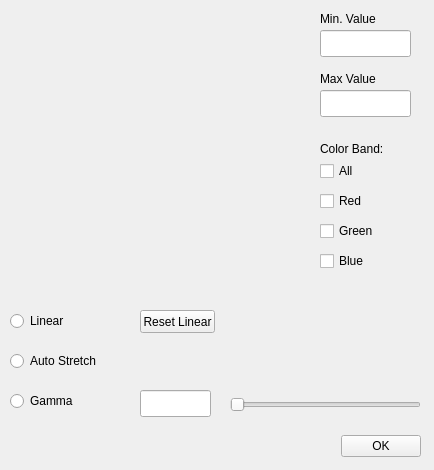
<?xml version="1.0" encoding="UTF-8"?>
<ui version="4.0">
 <class>ContrastWidget</class>
 <widget class="QWidget" name="ContrastWidget">
  <property name="geometry">
   <rect>
    <x>0</x>
    <y>0</y>
    <width>434</width>
    <height>470</height>
   </rect>
  </property>
  <property name="sizePolicy">
   <sizepolicy hsizetype="Fixed" vsizetype="Fixed">
    <horstretch>0</horstretch>
    <verstretch>0</verstretch>
   </sizepolicy>
  </property>
  <property name="windowTitle">
   <string>Display Contrast</string>
  </property>
  <widget class="QLabel" name="minValueLabel">
   <property name="geometry">
    <rect>
     <x>320</x>
     <y>10</y>
     <width>81</width>
     <height>17</height>
    </rect>
   </property>
   <property name="text">
    <string>Min. Value</string>
   </property>
  </widget>
  <widget class="QLineEdit" name="minValueEdit">
   <property name="geometry">
    <rect>
     <x>320</x>
     <y>30</y>
     <width>91</width>
     <height>27</height>
    </rect>
   </property>
  </widget>
  <widget class="QLabel" name="maxValueLabel">
   <property name="geometry">
    <rect>
     <x>320</x>
     <y>70</y>
     <width>81</width>
     <height>17</height>
    </rect>
   </property>
   <property name="text">
    <string>Max Value</string>
   </property>
  </widget>
  <widget class="QLineEdit" name="maxValueEdit">
   <property name="geometry">
    <rect>
     <x>320</x>
     <y>90</y>
     <width>91</width>
     <height>27</height>
    </rect>
   </property>
  </widget>
  <widget class="QLabel" name="colorBandLabel">
   <property name="geometry">
    <rect>
     <x>320</x>
     <y>140</y>
     <width>81</width>
     <height>17</height>
    </rect>
   </property>
   <property name="text">
    <string>Color Band:</string>
   </property>
  </widget>
  <widget class="QCheckBox" name="cbAllBox">
   <property name="geometry">
    <rect>
     <x>320</x>
     <y>160</y>
     <width>98</width>
     <height>22</height>
    </rect>
   </property>
   <property name="text">
    <string>All</string>
   </property>
  </widget>
  <widget class="QCheckBox" name="cbRedBox">
   <property name="geometry">
    <rect>
     <x>320</x>
     <y>190</y>
     <width>98</width>
     <height>22</height>
    </rect>
   </property>
   <property name="text">
    <string>Red</string>
   </property>
  </widget>
  <widget class="QCheckBox" name="cbGreenBox">
   <property name="geometry">
    <rect>
     <x>320</x>
     <y>220</y>
     <width>98</width>
     <height>22</height>
    </rect>
   </property>
   <property name="text">
    <string>Green</string>
   </property>
  </widget>
  <widget class="QCheckBox" name="cbBlueBox">
   <property name="geometry">
    <rect>
     <x>320</x>
     <y>250</y>
     <width>98</width>
     <height>22</height>
    </rect>
   </property>
   <property name="text">
    <string>Blue</string>
   </property>
  </widget>
  <widget class="QRadioButton" name="linearButton">
   <property name="geometry">
    <rect>
     <x>10</x>
     <y>310</y>
     <width>117</width>
     <height>22</height>
    </rect>
   </property>
   <property name="text">
    <string>Linear</string>
   </property>
  </widget>
  <widget class="QRadioButton" name="autoStretchButton">
   <property name="geometry">
    <rect>
     <x>10</x>
     <y>350</y>
     <width>117</width>
     <height>22</height>
    </rect>
   </property>
   <property name="text">
    <string>Auto Stretch</string>
   </property>
  </widget>
  <widget class="QRadioButton" name="gammaButton">
   <property name="geometry">
    <rect>
     <x>10</x>
     <y>390</y>
     <width>117</width>
     <height>22</height>
    </rect>
   </property>
   <property name="text">
    <string>Gamma</string>
   </property>
  </widget>
  <widget class="QSlider" name="gammaSlider">
   <property name="geometry">
    <rect>
     <x>230</x>
     <y>390</y>
     <width>191</width>
     <height>29</height>
    </rect>
   </property>
   <property name="orientation">
    <enum>Qt::Horizontal</enum>
   </property>
  </widget>
  <widget class="QLineEdit" name="gammaValEdit">
   <property name="geometry">
    <rect>
     <x>140</x>
     <y>390</y>
     <width>71</width>
     <height>27</height>
    </rect>
   </property>
   <property name="sizePolicy">
    <sizepolicy hsizetype="Fixed" vsizetype="Fixed">
     <horstretch>0</horstretch>
     <verstretch>0</verstretch>
    </sizepolicy>
   </property>
  </widget>
  <widget class="EdtQtPlotView" name="Plot" native="true">
   <property name="geometry">
    <rect>
     <x>0</x>
     <y>10</y>
     <width>311</width>
     <height>281</height>
    </rect>
   </property>
  </widget>
  <widget class="QPushButton" name="resetLinearButton">
   <property name="geometry">
    <rect>
     <x>140</x>
     <y>310</y>
     <width>75</width>
     <height>23</height>
    </rect>
   </property>
   <property name="text">
    <string>Reset Linear</string>
   </property>
  </widget>
  <widget class="QWidget" name="layoutWidget">
   <property name="geometry">
    <rect>
     <x>10</x>
     <y>430</y>
     <width>411</width>
     <height>33</height>
    </rect>
   </property>
   <layout class="QHBoxLayout">
    <property name="spacing">
     <number>6</number>
    </property>
    <property name="margin">
     <number>0</number>
    </property>
    <item>
     <spacer>
      <property name="orientation">
       <enum>Qt::Horizontal</enum>
      </property>
      <property name="sizeHint" stdset="0">
       <size>
        <width>131</width>
        <height>31</height>
       </size>
      </property>
     </spacer>
    </item>
    <item>
     <widget class="QPushButton" name="okButton">
      <property name="text">
       <string>OK</string>
      </property>
     </widget>
    </item>
   </layout>
  </widget>
 </widget>
 <layoutdefault spacing="6" margin="11"/>
 <customwidgets>
  <customwidget>
   <class>EdtQtPlotView</class>
   <extends>QWidget</extends>
   <header>EdtQtPlotView.h</header>
   <container>1</container>
  </customwidget>
 </customwidgets>
 <resources/>
 <connections>
  <connection>
   <sender>okButton</sender>
   <signal>clicked()</signal>
   <receiver>ContrastWidget</receiver>
   <slot>close()</slot>
   <hints>
    <hint type="sourcelabel">
     <x>408</x>
     <y>448</y>
    </hint>
    <hint type="destinationlabel">
     <x>459</x>
     <y>350</y>
    </hint>
   </hints>
  </connection>
 </connections>
</ui>
